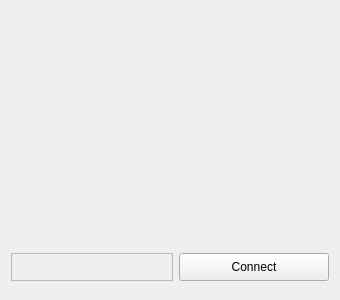
<?xml version="1.0" encoding="UTF-8"?>
<ui version="4.0">
 <class>Dialog</class>
 <widget class="QWidget" name="Dialog">
  <property name="geometry">
   <rect>
    <x>0</x>
    <y>0</y>
    <width>340</width>
    <height>300</height>
   </rect>
  </property>
  <property name="sizePolicy">
   <sizepolicy hsizetype="Fixed" vsizetype="Fixed">
    <horstretch>0</horstretch>
    <verstretch>0</verstretch>
   </sizepolicy>
  </property>
  <property name="minimumSize">
   <size>
    <width>340</width>
    <height>300</height>
   </size>
  </property>
  <property name="maximumSize">
   <size>
    <width>340</width>
    <height>300</height>
   </size>
  </property>
  <property name="windowTitle">
   <string>Form</string>
  </property>
  <layout class="QVBoxLayout" name="verticalLayout">
   <item>
    <layout class="QHBoxLayout" name="horizontalLayout">
     <item>
      <widget class="FiLamp" name="widget" native="true">
       <property name="sizePolicy">
        <sizepolicy hsizetype="Fixed" vsizetype="Fixed">
         <horstretch>0</horstretch>
         <verstretch>0</verstretch>
        </sizepolicy>
       </property>
       <property name="minimumSize">
        <size>
         <width>220</width>
         <height>220</height>
        </size>
       </property>
       <property name="maximumSize">
        <size>
         <width>220</width>
         <height>220</height>
        </size>
       </property>
       <property name="layoutDirection">
        <enum>Qt::LeftToRight</enum>
       </property>
      </widget>
     </item>
    </layout>
   </item>
   <item>
    <layout class="QHBoxLayout" name="horizontalLayout_2" stretch="0,0">
     <property name="sizeConstraint">
      <enum>QLayout::SetDefaultConstraint</enum>
     </property>
     <item>
      <widget class="IPEdit" name="ipEdit">
       <property name="frameShape">
        <enum>QFrame::StyledPanel</enum>
       </property>
       <property name="frameShadow">
        <enum>QFrame::Raised</enum>
       </property>
      </widget>
     </item>
     <item>
      <widget class="QPushButton" name="connectBtn">
       <property name="sizePolicy">
        <sizepolicy hsizetype="Preferred" vsizetype="Fixed">
         <horstretch>0</horstretch>
         <verstretch>0</verstretch>
        </sizepolicy>
       </property>
       <property name="minimumSize">
        <size>
         <width>100</width>
         <height>28</height>
        </size>
       </property>
       <property name="maximumSize">
        <size>
         <width>150</width>
         <height>28</height>
        </size>
       </property>
       <property name="text">
        <string>Connect</string>
       </property>
      </widget>
     </item>
    </layout>
   </item>
  </layout>
 </widget>
 <customwidgets>
  <customwidget>
   <class>FiLamp</class>
   <extends>QWidget</extends>
   <header>filamp.h</header>
   <container>1</container>
  </customwidget>
  <customwidget>
   <class>IPEdit</class>
   <extends>QFrame</extends>
   <header>ipedit.h</header>
   <container>1</container>
  </customwidget>
 </customwidgets>
 <resources/>
 <connections/>
</ui>
